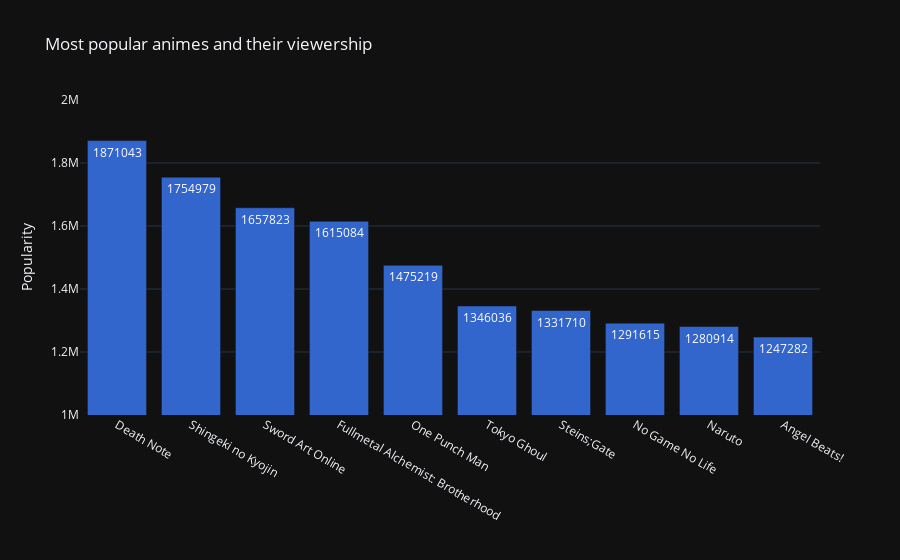

The notebook cell saved with this chart:
### Code cell
top_pop = px.bar(pop10,
                        x='title',
                        y='members',
                        labels={'title': '', 'members': 'Popularity'},
                        text='members',
                        title='Most popular animes and their viewership',
                        template="plotly_dark", 
                        color_discrete_sequence=px.colors.qualitative.Pastel)
top_pop.update_yaxes(range=[1000000,2000000])
top_pop.show()

### Figure 1 — Plotly figure (JSON) as saved in the notebook; plotly's stock layout.template omitted (floating-point values rounded to 4 significant figures)
{"data": [{"hovertemplate": "=%{x}<br>Popularity=%{text}<extra></extra>", "legendgroup": "", "marker": {"color": "#3366CC", "pattern": {"shape": ""}}, "name": "", "orientation": "v", "showlegend": false, "text": [1871000.0, 1755000.0, 1658000.0, 1615000.0, 1475000.0, 1346000.0, 1332000.0, 1292000.0, 1281000.0, 1247000.0], "textposition": "auto", "type": "bar", "x": ["Death Note", "Shingeki no Kyojin", "Sword Art Online", "Fullmetal Alchemist: Brotherhood", "One Punch Man", "Tokyo Ghoul", "Steins;Gate", "No Game No Life", "Naruto", "Angel Beats!"], "xaxis": "x", "y": [1871043, 1754979, 1657823, 1615084, 1475219, 1346036, 1331710, 1291615, 1280914, 1247282], "yaxis": "y"}], "layout": {"barmode": "relative", "legend": {"tracegroupgap": 0}, "title": {"text": "Most popular animes and their viewership"}, "xaxis": {"anchor": "y", "domain": [0, 1], "title": {"text": ""}}, "yaxis": {"anchor": "x", "domain": [0, 1], "range": [1000000, 2000000], "title": {"text": "Popularity"}}}}
